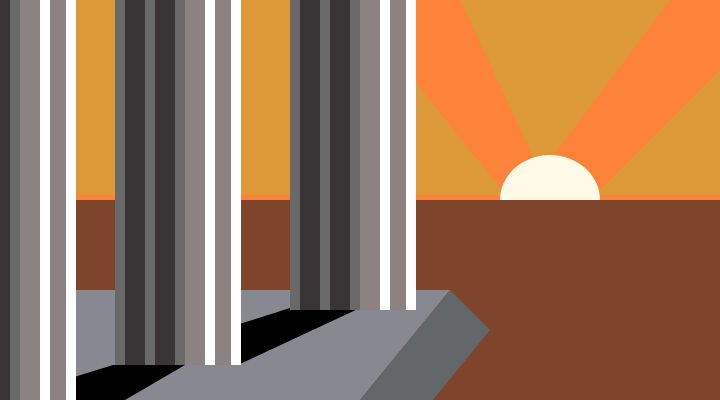
Frame 1 (no input)
Frame 60 (no input): identical to frame 1, image omitted
Frame 120 (the mouse pressed at the canvas centre since frame 60): identical to frame 1, image omitted

The p5.js sketch that drew this single still picture (run headless with seeded random() and noise() and a simulated clock; from frame 60 on, the mouse is pressed at the canvas centre):

// p5.js sketch
// ── sketch.js
function setup() {

}
function draw(){
  // Sets the screen to be 720 pixels wide and 400 pixels high
  createCanvas(720, 400);
  background(221,152,55);
  noStroke();

  // fill('blue');
  // triangle(18, 200, 18, 360, 81, 360);

  //rays
  //left
  fill(253,131,58);
  quad(350, 0, 460, 0, 600, 300, 510, 200);fill(253,131,58);
  //right
  quad(670, 0, 790, 0, 590, 200, 520, 200);
  //mid
  quad(0, 195, 790, 195, 790, 220, 0, 220);


  //sunset
  fill(255,250,230);
  ellipse(550, 200, 100, 90);



//ground
  fill( 126,69,44);
  rect(0, 200, 730, 250);


  //base
  fill(136,136,145);
  quad(0, 290, 450,290, 360, 400, 0, 400);
  fill(100,103,105);
  quad(450, 290, 490,330, 400, 440, 360, 400);
  // fill("red");
  // rect(81, 81, 63, 63);

  //shadow

  fill(0,0,0,255);
quad(113, 365, 185, 365, 125, 400, 0, 400);

   fill(0,0,0,255);
quad(290, 308, 360, 308, 240, 364, 120, 362);

  //thrird column

  push();
  translate(190,-90);
  fill('white');
  quad(150, -50, 226, -50, 226, 400, 150, 400);
  fill(140,130,131);
  //fill('purple');
  quad(100, -50, 216, -50, 216, 400, 100, 400);
  fill('white');
  quad(190, -50, 200, -50, 200, 400, 190, 400);
  quad(160, -50, 170, -50, 170, 400, 160, 400);
  quad(130, -50, 140, -50, 140, 400, 130, 400);
  quad(100, -50, 110, -50, 110, 400, 100, 400);

    fill(0,0,0,150);
quad(100, -50, 170, -50, 170, 400, 100, 400);
  pop();
  //second columm

  push();
  translate(15,-35);
  fill('white');
  quad(150, -50, 226, -50, 226, 400, 150, 400);
  fill(140,130,131);
  quad(100, -50, 216, -50, 216, 400, 100, 400);
  fill('white');
  quad(190, -50, 200, -50, 200, 400, 190, 400);
  quad(160, -50, 170, -50, 170, 400, 160, 400);
  quad(130, -50, 140, -50, 140, 400, 130, 400);
  quad(100, -50, 110, -50, 110, 400, 100, 400);

    fill(0,0,0,150);
quad(100, -50, 170, -50, 170, 400, 100, 400);
  pop();

//first column

  push();
  translate(-150,50);
  fill('white');
  quad(170, -50, 226, -50, 226, 400, 170, 400);
  fill(140,130,131);
  quad(100, -50, 216, -50, 216, 400, 10, 400);
  fill('white');
  quad(190, -50, 200, -50, 200, 400, 190, 400);
  quad(160, -50, 170, -50, 170, 400, 160, 400);
  quad(130, -50, 140, -50, 140, 400, 130, 400);

  fill(0,0,0,150);
quad(130, -50, 170, -50, 170, 400, 130, 400);
  pop();






//   fill('white');
//   quad(170, 18, 226, 18, 226, 360, 170, 360);

//   fill(140,130,131);
//   quad(150, 18, 216, 18, 216, 360, 150, 360);


//   fill('white');
//   quad(170, 18, 226, 18, 226, 360, 170, 360);

//   fill(140,130,131);
//   quad(150, 18, 216, 18, 216, 360, 150, 360);




  // fill('purple');
  // ellipse(252, 144, 72, 72);



  // fill('gold');
  // triangle(288, 18, 351, 360, 288, 360);



  // fill('white');
  // arc(479, 300, 280, 280, PI, TWO_PI);

  // fill('white') ;
  // text (mouseX + "x" + mouseY+ "y", 15,15);


 // if (mouseIsPressed) {
//     // stuff that shows when the mouse is pressed

//   } else {
//     // when the mouse isn't pressed!

//   }
//   fill(0);
//   text(mouseX + ", " + mouseY, 40, 40);
}
